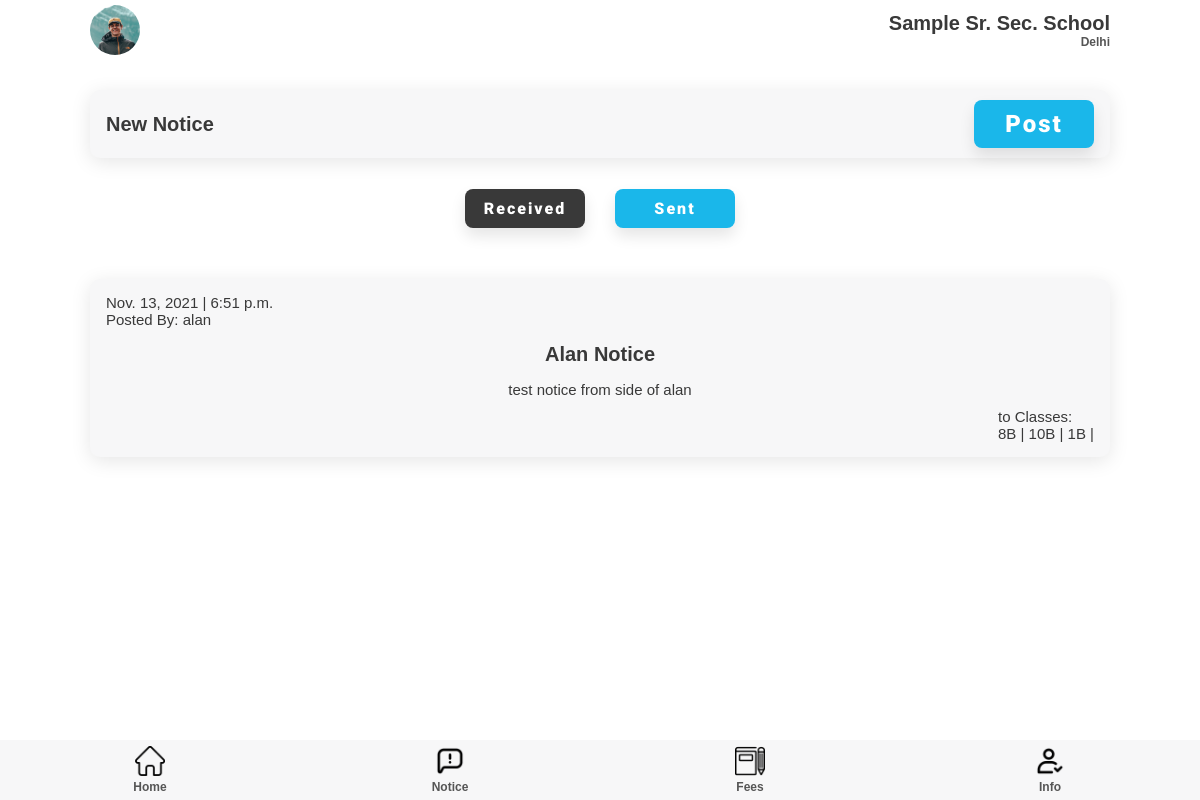
The app's page /notice/superadmin/all (signed in) with its own data.
### notice/models.py (models this page shows)
class notice(models.Model):
        topic = models.CharField(max_length=200)
        desc = models.CharField(max_length=2000)
        date = models.DateTimeField(auto_now=True)
        posted_by = models.ForeignKey(User, on_delete=models.CASCADE, null=True)

class receiver(models.Model):
        note = models.ForeignKey(notice, on_delete=models.CASCADE)
        receiver = models.ForeignKey(classSection, on_delete=models.CASCADE)

### teacher/models.py (models this page shows)
class classSection(models.Model):
    Class = models.IntegerField()
    section = models.CharField(max_length=50)
    teacher = models.OneToOneField(teacher, on_delete=models.PROTECT)

### notice/views.py (the view, shortened to what this page needs)
# urls.py: path('superadmin/<str:category>', views.superAdminNotice, name = 'superAdminNotice'),
def superAdminNotice(request, category):
    print(category)
    user = request.user
    if category == 'all':
        superadminObj = SuperAdmin.objects.get(user = user)
        schoolobj = superadminObj.school
        superadmin_qs = SuperAdmin.objects.filter(school = schoolobj).exclude(user = user)
        print(type(superadmin_qs))
        notice_qs = []
        for superadmin in superadmin_qs:
            notice_q = notice.objects.filter(posted_by = superadmin.user).values()
            print(notice_q)
            for item in notice_q:
                notice_qs.append(item)
        print(notice_qs)
        for notice_q in notice_qs:
            notice_q["receiver"] = receiver.objects.filter(note = notice_q["id"])
            notice_q["posted_by"] = User.objects.get(id = notice_q["posted_by_id"]).username
        print("last notice_qs: ", notice_qs)
        notice_qs.reverse()
        return render(request, 'superNotice.html', {'notices': notice_qs, 'superadmin': superadminObj, 'category': category})

### templates/superadmin/superNotice.html
{% extends 'adminhome.html' %} {% load static %} {% block extra-head %}
<link rel="stylesheet" href="{% static '/css/attendance.css' %}" />
<link rel="stylesheet" href="{% static '/css/notice.css' %}" />
{% endblock extra-head %}
{% block content %}
<section id="main">
  <section id="start-att">
    <div class="component-back">
      <div>
        <h2>New Notice</h2>
      </div>
      <a href="{% url 'notice:createNotice' %}">
        <button class="btn btn-lg">Post</button>
      </a>
    </div>
  </section>
  <section class="notice-toggle">
    <div class="notice-buttons">
      <a href="{% url 'notice:superAdminNotice' "all" %}">
      <button class="btn btn-md {% if category == "all" %}btn-black{% endif %}">Received</button>
      </a>
      <a href="{% url 'notice:superAdminNotice' "sent" %}">
      <button class="btn btn-md {% if category == "sent" %}btn-black{% endif %}">Sent</button>
      </a>
    </div>
  </section>
  <section id="home-menu">
    <div class="home-menu">
      {% for notice in notices %}
      <div class="menu-list notice-list">
        <p>{{ notice.date.date }} | {{ notice.date.time }} <br />
        {% if notice.posted_by %}<span>Posted By: {{notice.posted_by}}</span>{% endif %}
        </p>
        <h2>{{ notice.topic }}</h2>
        <p>{{ notice.desc }}</p>
        <p>to Classes: <br /> {% for class in notice.receiver %}{{class.receiver.Class}}{{class.receiver.section}} | {% endfor %}</p>
      </div>
      {% endfor %}
    </div>
  </section>
</section>
{% endblock content %}

### static/css/style.css (style rules this page uses)
:root { --dark-green: #1ab7ea; --light-green: #9cdabd; --dark-red: #fb3f4a; --light-red: #fb878e; --light-red: #2196f3; --light-grey: #f7f7f8; --dark-grey: #e7e7e8; --dark: #393939; --faded: #555555; --center-width: 85%; }
* { box-sizing: border-box; margin: 0; padding: 0; }
body { font-family: "Arial", sans-serif; -webkit-font-smoothing: antialiased; }
a { text-decoration: none; }
* { margin: 0; padding: 0; }
#main { margin: auto; margin-bottom: 60px; width: 100%; background-color: #fff; }
.home-menu, .goto { margin: 35px auto 0; width: var(--center-width); display: flex; flex-direction: column; justify-content: space-between; }
.menu-list, .component-back { background-color: var(--light-grey); border-radius: 10px; display: flex; justify-content: space-between; align-items: center; margin: 1em 0; padding: 10px 16px; transition: all 0.5s ease 0s; box-shadow: 0px 4px 20px rgba(0, 0, 0, 0.1); }
.btn { display: inline-block; background: var(--dark-green); color: #fff; padding: 10px 15px; min-width: 120px; font-size: 1rem; text-align: center; border: none; cursor: pointer; outline: none; box-shadow: 0px 8px 15px rgba(0, 0, 0, 0.1); transition: all 0.3s ease 0s; border-radius: 8px; letter-spacing: 2px; font-family: "Roboto", sans-serif; font-weight: 900; }
.btn-lg { font-size: 1.5rem; }
.btn-md { font-size: 1rem; }
.btn-black { background-color: var(--dark); color: #fff; }
.btn-black { background-color: var(--dark); }
p { color: var(--dark); font-size: 15px; font-weight: 300; }
h2 { color: var(--dark); text-transform: capitalize; font-size: 20px; font-weight: 600; }

### static/css/attendance.css (style rules this page uses)
#start-att { width: 85%; margin: auto; }

### static/css/notice.css (style rules this page uses)
.notice-list { flex-direction: column; }
.notice-list > p:nth-child(1) { align-self: baseline; }
.notice-list > p:nth-child(4) { align-self: end; }
.notice-list > * { margin: 5px 0px; }
.notice-list h2 { margin: 10px 0; }
.notice-toggle { margin: auto; }
.notice-buttons { display: flex; justify-content: center; }
.notice-toggle .notice-buttons .btn { margin: 15px 15px 0 15px; }

### records on screen
notice: date "Nov. 13, 2021", date.time "6:51 p.m.", posted_by "alan", topic "Alan Notice", desc "test notice from side of alan"
receiver: receiver.Class "8", receiver.section "B"
receiver: receiver.Class "10", receiver.section "B"
receiver: receiver.Class "1", receiver.section "B"
